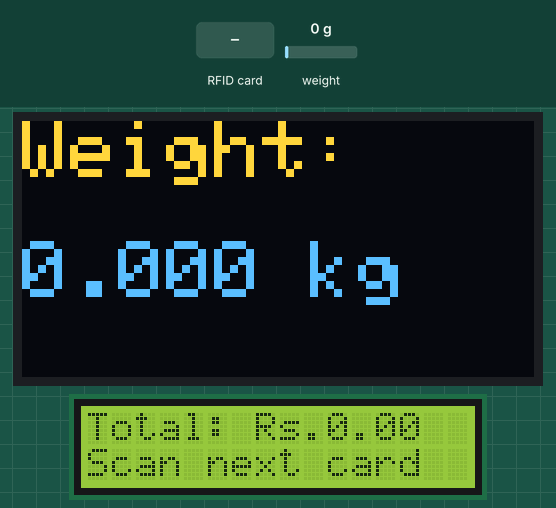
Simulated run of this sketch. Board: ESP32. Shown: 128×64 one-colour display, 16×2 character LCD. Inputs (shaded band) come from the test bench; at power-on: weight on the scale 0 g. The OLED is the two-colour kind (top 16 rows yellow); what the sketch prints to the serial monitor is not drawn.

Above: at 2.3 s.
2.4 s: RFID card A4 44 11 05 held to the reader
At 3.8 s:
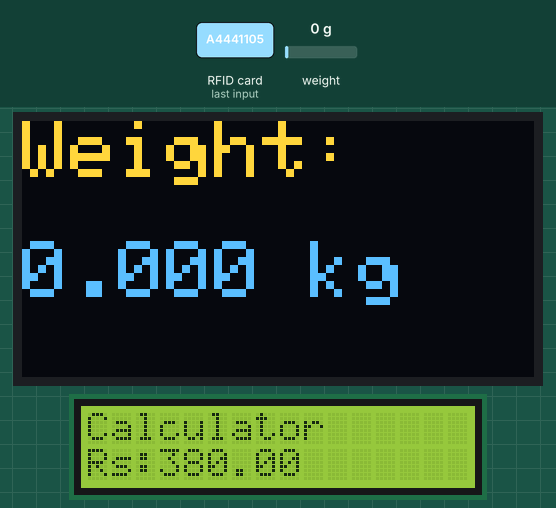
5.9 s: weight on the scale set to 100 g
At 7.6 s:
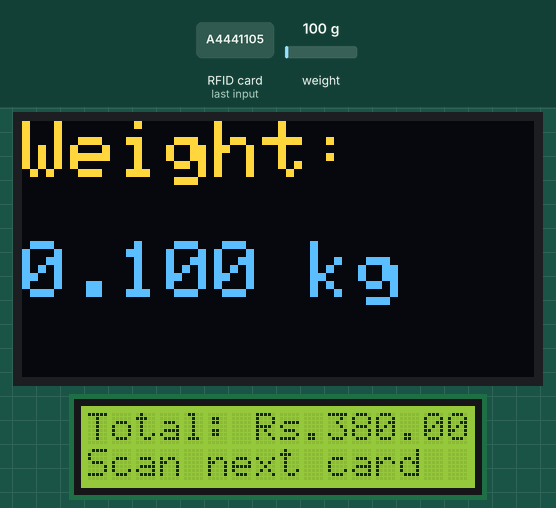
7.9 s: RFID card 0D 44 07 04 held to the reader
At 8.8 s:
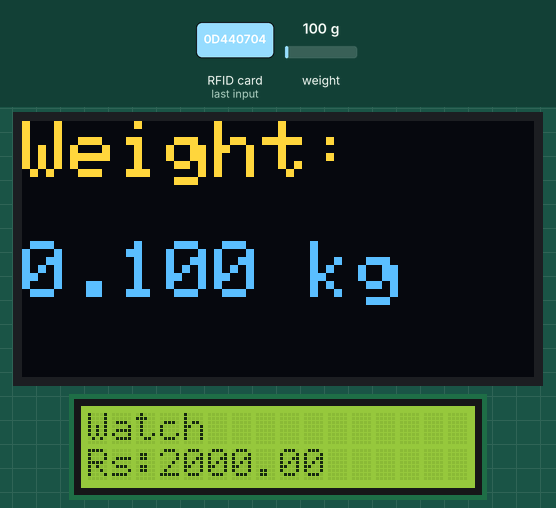
11.4 s: RFID card 2A B9 07 04 held to the reader
At 12.5 s:
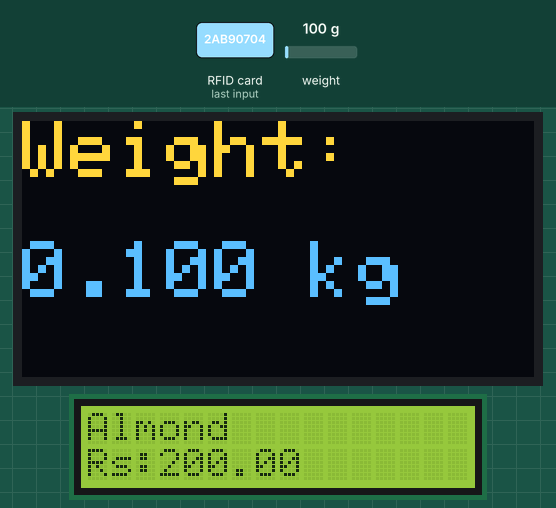
14.9 s: RFID card 5E 7A 19 C4 held to the reader
At 16.2 s:
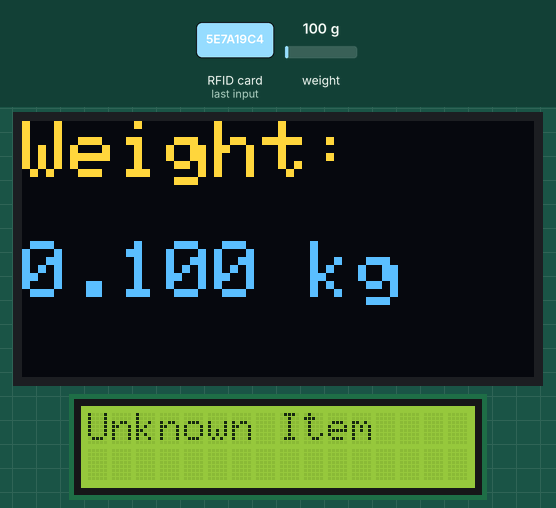
18.4 s: RFID card A4 44 11 05 held to the reader
At 20.1 s:
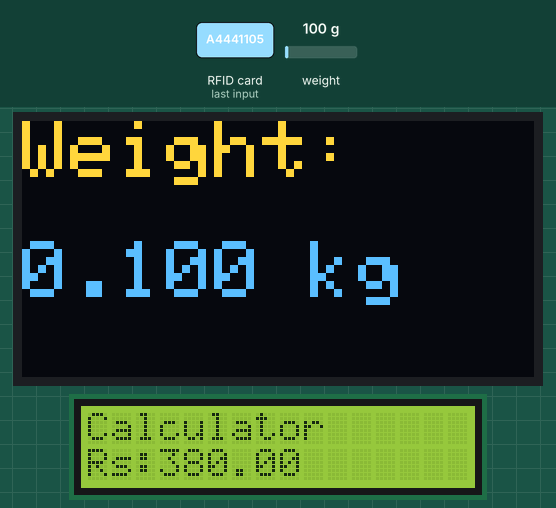
Timing chart, 0 to 21.6 s (numbered marks = the images above; inputs shaded):
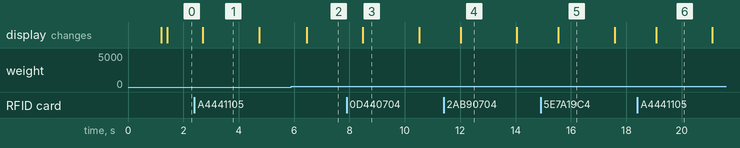

The sketch:

Main_code.ino
```cpp
#include <Wire.h>
#include <Adafruit_GFX.h> //oled display
#include <Adafruit_SSD1306.h>
#include "HX711.h" //load cell module
#include <Wire.h>
#include <LiquidCrystal_I2C.h> //lcd
#include <SPI.h> //rfid
#include <MFRC522.h> //rfid


// OLED display settings
#define SCREEN_WIDTH 128
#define SCREEN_HEIGHT 64
#define OLED_RESET     -1
Adafruit_SSD1306 display(SCREEN_WIDTH, SCREEN_HEIGHT, &Wire, OLED_RESET);

// HX711 settings
#define LOADCELL_DOUT_PIN 25
#define LOADCELL_SCK_PIN 26
HX711 scale;

float calibration_factor = 480; // Adjust this value for your load cell , calibration factor= cal weight/actual weight * calibration factor

#define SS_PIN 5
#define RST_PIN 15

LiquidCrystal_I2C lcd(0x27, 16, 2); // Change I2C address if needed
MFRC522 rfid(SS_PIN, RST_PIN);

struct Item {
  byte uid[4];
  const char* name;
  float price;
};

// Replace these UIDs with your actual card UIDs
Item items[] = {
  {{0xA4, 0x44, 0x11, 0x05}, "Calculator", 380.0},
  {{0x0D, 0x44, 0x07, 0x04}, "Watch", 2000.0},
  {{0x2A, 0xB9, 0x07, 0x04}, "Almond", 200.0}
};
const int NUM_ITEMS = sizeof(items) / sizeof(items[0]);

// UID of the reset card
byte resetCardUID[4] = {0x8C, 0x5E, 0xD6, 0x00}; // The UID of your last RFID card (Stapler's UID)

float total = 0; // Running total

void setup() {
  Serial.begin(9600);

  // Initialize OLED
  if(!display.begin(SSD1306_SWITCHCAPVCC, 0x3C)) { // 0x3C is common I2C address
    Serial.println(F("SSD1306 allocation failed"));
    for(;;);
  }
  display.clearDisplay();
  display.setTextSize(2);
  display.setTextColor(SSD1306_WHITE);
  display.setCursor(0,0);
  display.println("Weight:");
  display.display();

  // Initialize HX711
  scale.begin(LOADCELL_DOUT_PIN, LOADCELL_SCK_PIN);
  scale.set_scale(calibration_factor); // Adjust as needed
  scale.tare(); // Reset the scale to 0

  SPI.begin();
  rfid.PCD_Init();
  lcd.init();
  lcd.backlight();
  displayTotal(); // Show total at startup

}

void loop() {
  float weight = scale.get_units(2); // Average of 5 readings

  float weight_kg = weight / 1000.0; // Convert grams to kilograms

display.clearDisplay();
display.setTextSize(2);
display.setCursor(0, 0);
display.print("Weight:");
display.setTextSize(2);
display.setCursor(0, 30);
display.print(weight_kg, 3); // Show 3 decimal places
display.print(" kg");
display.display();
  delay(500); // Update twice per second

if (rfid.PICC_IsNewCardPresent() && rfid.PICC_ReadCardSerial()) {
    // Print UID to Serial for reference
    Serial.print("Card UID: ");
    for (byte i = 0; i < rfid.uid.size; i++) {
      Serial.print(rfid.uid.uidByte[i] < 0x10 ? " 0" : " ");
      Serial.print(rfid.uid.uidByte[i], HEX);
    }
    Serial.println();

    // Check if the scanned card is the reset card
    if (compareUID(rfid.uid.uidByte, resetCardUID)) {
      total = 0; // Reset the total
      lcd.clear();
      lcd.setCursor(0, 0);
      lcd.print("Total Reset!");
      delay(2000);
      displayTotal(); // Update the display
    } else {
      // Check if UID matches any item for purchase
      bool found = false;
      for (int i = 0; i < NUM_ITEMS; i++) {
        if (compareUID(rfid.uid.uidByte, items[i].uid)) {
          total += items[i].price;
          lcd.clear();
          lcd.setCursor(0, 0);
          lcd.print(items[i].name);
          lcd.setCursor(0, 1);
          lcd.print("Rs:");
          lcd.print(items[i].price, 2);
          delay(2000); // Show item details for 2 seconds

          found = true;
          break;
        }
      }
      if (!found) {
        lcd.clear();
        lcd.setCursor(0, 0);
        lcd.print("Unknown Item");
        delay(2000);
      }
      displayTotal(); // Show updated total
    }
    rfid.PICC_HaltA();
  }
}

void displayTotal() {
  lcd.clear();
  lcd.setCursor(0, 0);
  lcd.print("Total: Rs.");
  lcd.print(total, 2);
  lcd.setCursor(0, 1);
  lcd.print("Scan next card");
}

// Helper function to compare UIDs
bool compareUID(byte *uid1, byte *uid2) {
  for (byte i = 0; i < 4; i++) {
    if (uid1[i] != uid2[i]) return false;
  }
  return true;
}
```

Measured:
- after the input at 2.4 s, the display: changes after 0.30 s (image 1)
- after the input at 5.9 s, the display: changes after 0.56 s (image 2)
- after the input at 7.9 s, the display: changes after 0.58 s (image 3)
- after the input at 11.4 s, the display: changes after 0.61 s (image 4)
- after the input at 14.9 s, the display: changes after 0.64 s (image 5)
- after the input at 18.4 s, the display: changes after 0.67 s (image 6)
- what the display in image 1 shows lasts 2.0 s, from 2.7 s to 4.7 s
